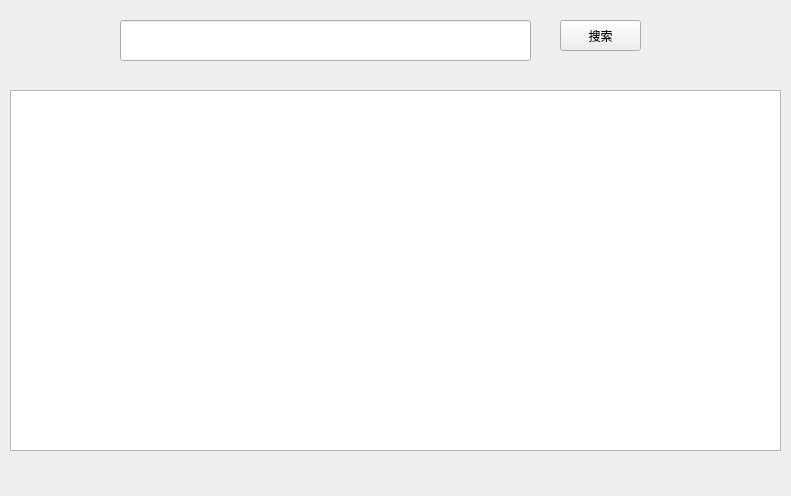
<?xml version="1.0" encoding="UTF-8"?>
<ui version="4.0">
 <class>NewWindow</class>
 <widget class="QMainWindow" name="NewWindow">
  <property name="geometry">
   <rect>
    <x>0</x>
    <y>0</y>
    <width>791</width>
    <height>496</height>
   </rect>
  </property>
  <property name="cursor">
   <cursorShape>ArrowCursor</cursorShape>
  </property>
  <property name="windowTitle">
   <string>MainWindow</string>
  </property>
  <widget class="QWidget" name="centralwidget">
   <widget class="QPushButton" name="pushButton">
    <property name="geometry">
     <rect>
      <x>560</x>
      <y>20</y>
      <width>81</width>
      <height>31</height>
     </rect>
    </property>
    <property name="text">
     <string>搜索</string>
    </property>
   </widget>
   <widget class="QLineEdit" name="lineEdit">
    <property name="geometry">
     <rect>
      <x>120</x>
      <y>20</y>
      <width>411</width>
      <height>41</height>
     </rect>
    </property>
    <property name="font">
     <font>
      <pointsize>10</pointsize>
     </font>
    </property>
   </widget>
   <widget class="QTableView" name="tableView">
    <property name="geometry">
     <rect>
      <x>10</x>
      <y>90</y>
      <width>771</width>
      <height>361</height>
     </rect>
    </property>
   </widget>
  </widget>
  <widget class="QMenuBar" name="menubar">
   <property name="geometry">
    <rect>
     <x>0</x>
     <y>0</y>
     <width>791</width>
     <height>21</height>
    </rect>
   </property>
  </widget>
 </widget>
 <resources/>
 <connections/>
</ui>
